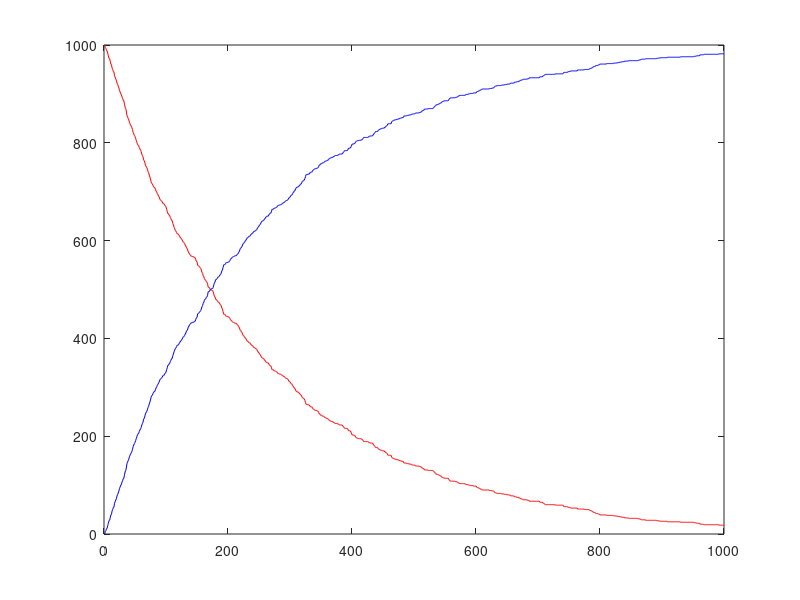

Here is the MATLAB script that generated this plot: (Note: this script raises an error after producing the figure.)
% Script models the decay of 1000 Thallium atoms to lead. This is code from
% page 455 of Computational Physics by Mark Neumann, with modifications to
% fit MATLAB
NT = 1000;
NPb = 0;
halflife=3.053*60; % half life of Thallium in seconds
h =1.0; % time steps
p = 1-2^(-h/halflife);
tmax=1000;
t=1:h:tmax;
Tpoints = [];
Pbpoints =[];

for j = 1:h:tmax
    dcay=0;
    Tpoints(j) = NT;
    Pbpoints(j) = NPb;
    
    part = rand(int64(NT),1);%uniform draw
    dcay = sum(part<p);
    
    NT = NT - dcay;
    NPb = NPb +dcay;
end

plot(t,Tpoints,'r-',t,Pbpoints,'b-')
hold on
vline(halflife) % vline is a function available of the MATLAB file exchange
legend('Thallium', 'Lead')
xlabel('Time')
ylabel('Number of Atoms')
hold off